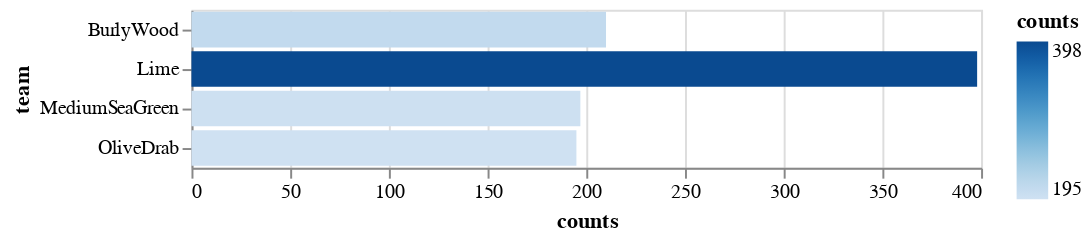

This figure's notebook cell:
### Code cell
# chart4
data = pd.DataFrame(workers, columns=['id', 'team'])
data = data.groupby(['team']).count()
data = data.rename(columns={'id': 'counts'})
data["counts"] = data["counts"].astype('int32')
data = data.reset_index(level=0)
alt.Chart(data).mark_bar(orient='horizontal').encode(
    x='counts', y='team', color='counts'
)

### Figure 1 — Vega-Lite specification as saved in the notebook (floating-point values rounded to 4 significant figures)
{"config": {"view": {"continuousWidth": 400, "continuousHeight": 300}}, "data": {"name": "data-271c9dc7517ba0db84d92d2f7c40f283"}, "mark": {"type": "bar", "orient": "horizontal"}, "encoding": {"color": {"field": "counts", "type": "quantitative"}, "x": {"field": "counts", "type": "quantitative"}, "y": {"field": "team", "type": "nominal"}}, "$schema": "https://vega.github.io/schema/vega-lite/v4.17.0.json", "datasets": {"data-271c9dc7517ba0db84d92d2f7c40f283": [{"team": "BurlyWood", "counts": 210}, {"team": "Lime", "counts": 398}, {"team": "MediumSeaGreen", "counts": 197}, {"team": "OliveDrab", "counts": 195}]}}
